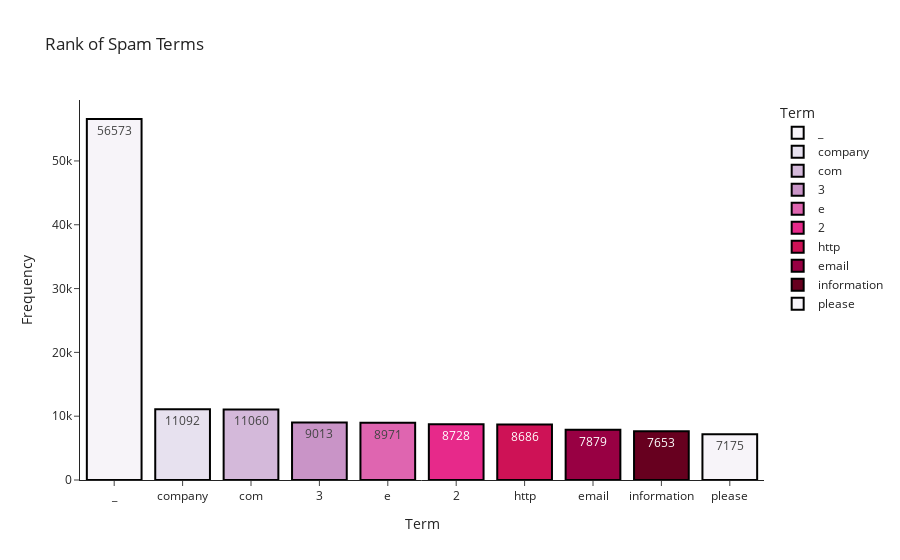

The code cell stored with this chart in its notebook:
### Code cell
# plt.figure(figsize=(20,5))
# sns.barplot(data = freq_df[:10],
#             x = 'Term', y = 'Frequency')
freq_df = Freq_df(removed)
top_10 = freq_df[:10]

fig = px.bar(top_10, x = 'Term', y = 'Frequency',text = 'Frequency',
             color_discrete_sequence=px.colors.sequential.PuRd, 
             title = 'Rank of Spam Terms', 
             template = "simple_white",
             color='Term')

for idx in range(len(top_10)):
    fig.data[idx].marker.line.width = 2
    fig.data[idx].marker.line.color = "black"

fig.show()

### Figure 1 — Plotly figure (JSON) as saved in the notebook; plotly's stock layout.template omitted (floating-point values rounded to 4 significant figures)
{"data": [{"alignmentgroup": "True", "hovertemplate": "Term=%{x}<br>Frequency=%{text}<extra></extra>", "legendgroup": "_", "marker": {"color": "rgb(247,244,249)", "line": {"color": "black", "width": 2}, "pattern": {"shape": ""}}, "name": "_", "offsetgroup": "_", "orientation": "v", "showlegend": true, "text": [56573], "textposition": "auto", "type": "bar", "x": ["_"], "xaxis": "x", "y": [56573], "yaxis": "y"}, {"alignmentgroup": "True", "hovertemplate": "Term=%{x}<br>Frequency=%{text}<extra></extra>", "legendgroup": "company", "marker": {"color": "rgb(231,225,239)", "line": {"color": "black", "width": 2}, "pattern": {"shape": ""}}, "name": "company", "offsetgroup": "company", "orientation": "v", "showlegend": true, "text": [11092], "textposition": "auto", "type": "bar", "x": ["company"], "xaxis": "x", "y": [11092], "yaxis": "y"}, {"alignmentgroup": "True", "hovertemplate": "Term=%{x}<br>Frequency=%{text}<extra></extra>", "legendgroup": "com", "marker": {"color": "rgb(212,185,218)", "line": {"color": "black", "width": 2}, "pattern": {"shape": ""}}, "name": "com", "offsetgroup": "com", "orientation": "v", "showlegend": true, "text": [11060], "textposition": "auto", "type": "bar", "x": ["com"], "xaxis": "x", "y": [11060], "yaxis": "y"}, {"alignmentgroup": "True", "hovertemplate": "Term=%{x}<br>Frequency=%{text}<extra></extra>", "legendgroup": "3", "marker": {"color": "rgb(201,148,199)", "line": {"color": "black", "width": 2}, "pattern": {"shape": ""}}, "name": "3", "offsetgroup": "3", "orientation": "v", "showlegend": true, "text": [9013], "textposition": "auto", "type": "bar", "x": ["3"], "xaxis": "x", "y": [9013], "yaxis": "y"}, {"alignmentgroup": "True", "hovertemplate": "Term=%{x}<br>Frequency=%{text}<extra></extra>", "legendgroup": "e", "marker": {"color": "rgb(223,101,176)", "line": {"color": "black", "width": 2}, "pattern": {"shape": ""}}, "name": "e", "offsetgroup": "e", "orientation": "v", "showlegend": true, "text": [8971], "textposition": "auto", "type": "bar", "x": ["e"], "xaxis": "x", "y": [8971], "yaxis": "y"}, {"alignmentgroup": "True", "hovertemplate": "Term=%{x}<br>Frequency=%{text}<extra></extra>", "legendgroup": "2", "marker": {"color": "rgb(231,41,138)", "line": {"color": "black", "width": 2}, "pattern": {"shape": ""}}, "name": "2", "offsetgroup": "2", "orientation": "v", "showlegend": true, "text": [8728], "textposition": "auto", "type": "bar", "x": ["2"], "xaxis": "x", "y": [8728], "yaxis": "y"}, {"alignmentgroup": "True", "hovertemplate": "Term=%{x}<br>Frequency=%{text}<extra></extra>", "legendgroup": "http", "marker": {"color": "rgb(206,18,86)", "line": {"color": "black", "width": 2}, "pattern": {"shape": ""}}, "name": "http", "offsetgroup": "http", "orientation": "v", "showlegend": true, "text": [8686], "textposition": "auto", "type": "bar", "x": ["http"], "xaxis": "x", "y": [8686], "yaxis": "y"}, {"alignmentgroup": "True", "hovertemplate": "Term=%{x}<br>Frequency=%{text}<extra></extra>", "legendgroup": "email", "marker": {"color": "rgb(152,0,67)", "line": {"color": "black", "width": 2}, "pattern": {"shape": ""}}, "name": "email", "offsetgroup": "email", "orientation": "v", "showlegend": true, "text": [7879], "textposition": "auto", "type": "bar", "x": ["email"], "xaxis": "x", "y": [7879], "yaxis": "y"}, {"alignmentgroup": "True", "hovertemplate": "Term=%{x}<br>Frequency=%{text}<extra></extra>", "legendgroup": "information", "marker": {"color": "rgb(103,0,31)", "line": {"color": "black", "width": 2}, "pattern": {"shape": ""}}, "name": "information", "offsetgroup": "information", "orientation": "v", "showlegend": true, "text": [7653], "textposition": "auto", "type": "bar", "x": ["information"], "xaxis": "x", "y": [7653], "yaxis": "y"}, {"alignmentgroup": "True", "hovertemplate": "Term=%{x}<br>Frequency=%{text}<extra></extra>", "legendgroup": "please", "marker": {"color": "rgb(247,244,249)", "line": {"color": "black", "width": 2}, "pattern": {"shape": ""}}, "name": "please", "offsetgroup": "please", "orientation": "v", "showlegend": true, "text": [7175], "textposition": "auto", "type": "bar", "x": ["please"], "xaxis": "x", "y": [7175], "yaxis": "y"}], "layout": {"barmode": "relative", "legend": {"title": {"text": "Term"}, "tracegroupgap": 0}, "title": {"text": "Rank of Spam Terms"}, "xaxis": {"anchor": "y", "categoryarray": ["_", "company", "com", "3", "e", "2", "http", "email", "information", "please"], "categoryorder": "array", "domain": [0, 1], "title": {"text": "Term"}}, "yaxis": {"anchor": "x", "domain": [0, 1], "title": {"text": "Frequency"}}}}
